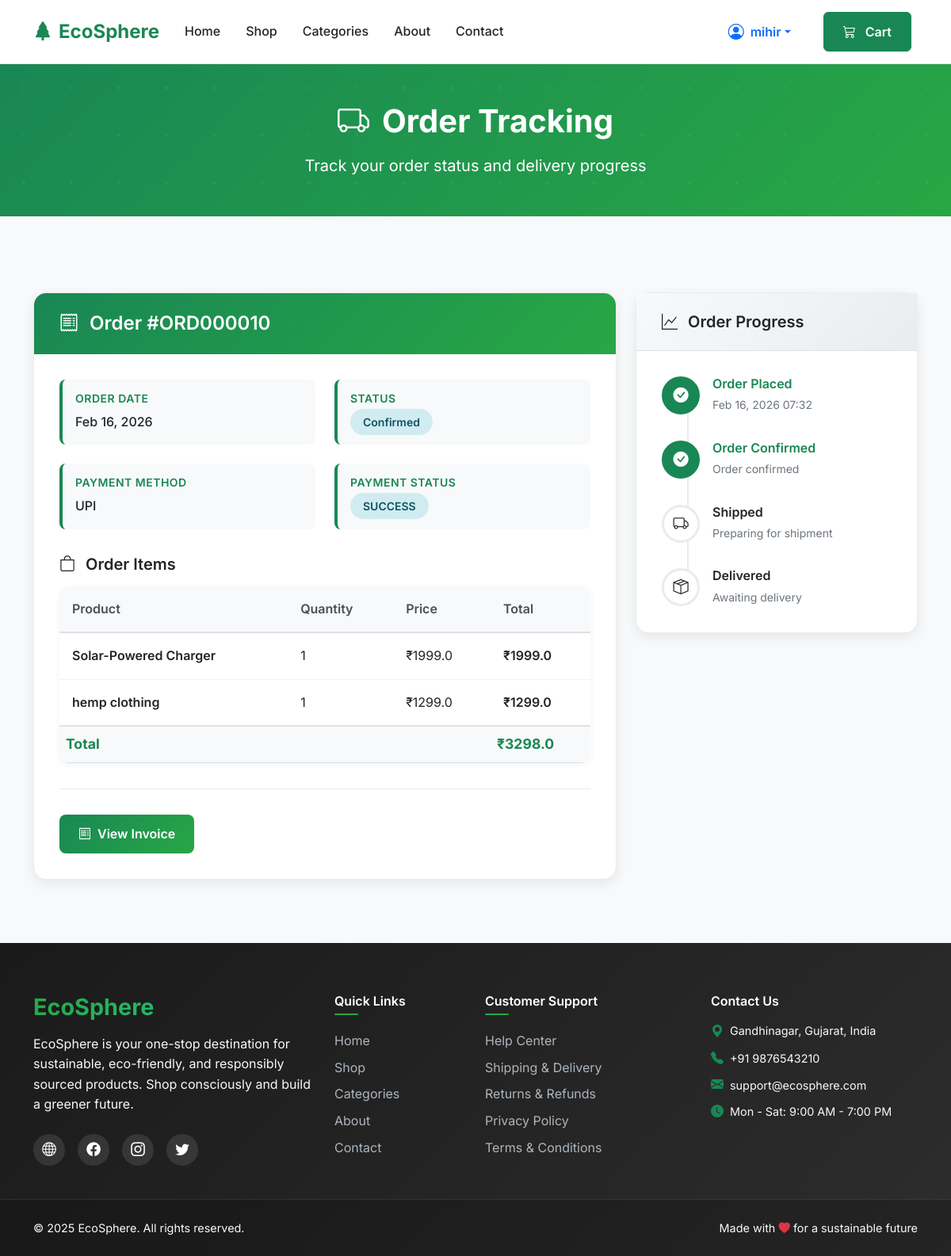
Page /order-tracking/ORD000010/ (signed in) on the committed database.
### store/models.py (models this page shows, shortened)
class Order(models.Model):
    STATUS_CHOICES = [
        ('pending', 'Pending'),
        ('confirmed', 'Confirmed'),
        ('shipped', 'Shipped'),
        ('delivered', 'Delivered'),
    ]
    PAYMENT_CHOICES = [
        ('cod', 'Cash on Delivery'),
        ('upi', 'UPI'),
        ('card', 'Card'),
    ]
    user = models.ForeignKey(User, on_delete=models.CASCADE)
    order_id = models.CharField(max_length=20, unique=True, blank=True)
    first_name = models.CharField(max_length=100)
    last_name = models.CharField(max_length=100)
    email = models.EmailField()
    phone = models.CharField(max_length=15)
    address = models.TextField()
    city = models.CharField(max_length=100)
    state = models.CharField(max_length=100)
    pincode = models.CharField(max_length=10)
    payment_method = models.CharField(max_length=10, choices=PAYMENT_CHOICES, default='cod')
    payment_status = models.CharField(max_length=20, default='pending')
    status = models.CharField(max_length=20, choices=STATUS_CHOICES, default='pending')
    total = models.FloatField()
    created_at = models.DateTimeField(auto_now_add=True)
    updated_at = models.DateTimeField(auto_now=True)

class OrderItem(models.Model):
    order = models.ForeignKey(Order, on_delete=models.CASCADE, related_name='items')
    product = models.ForeignKey(Product, on_delete=models.CASCADE)
    quantity = models.PositiveIntegerField()
    price = models.FloatField()  # Price at the time of order
    def subtotal(self):
        return self.price * self.quantity

class Product(models.Model):
    name = models.CharField(max_length=200)
    price = models.FloatField()
    category = models.ForeignKey(Category, on_delete=models.CASCADE)
    is_available = models.BooleanField(default=True)
    image_name = models.CharField(max_length=200, blank=True, null=True)
    image = models.ImageField(upload_to='products/')
    is_featured = models.BooleanField(default=False)

### store/views.py (the view)
# urls.py: path('order-tracking/<str:order_id>/', views.order_tracking, name='order_tracking'),
@login_required
def order_tracking(request, order_id):
    try:
        order = Order.objects.get(order_id=order_id, user=request.user)
        order_items = OrderItem.objects.filter(order=order)
        return render(request, "store/order_tracking.html", {
            "order": order,
            "order_items": order_items,
        })
    except Order.DoesNotExist:
        messages.error(request, "Order not found.")
        return redirect("home")

### store/templates/store/order_tracking.html (shortened to what this page needs)
{% extends "store/base.html" %}
{% load static %}
{% block content %}
<section class="tracking-header">
    <div class="container">
        <div class="row justify-content-center">
            <div class="col-lg-8 text-center">
                <h1><i class="bi bi-truck me-3"></i>Order Tracking</h1>
                <p class="mb-0 fs-5">Track your order status and delivery progress</p>
            </div>
        </div>
    </div>
</section>
<section class="py-5">
    <div class="container">
        <div class="row g-4">
            <div class="col-lg-8">
                <div class="order-details-card">
                    <div class="card-header">
                        <h4 class="mb-0">
                            <i class="bi bi-receipt me-2"></i>
                            Order #{{ order.order_id }}
                        </h4>
                    </div>
                    <div class="card-body">
                        <div class="order-info-grid">
                            <div class="info-item">
                                <h6>Order Date</h6>
                                <p>{{ order.created_at|date:"M d, Y" }}</p>
                            </div>
                            <div class="info-item">
                                <h6>Status</h6>
                                <p>
                                    <span class="status-badge status-{{ order.status }}">
                                        {{ order.get_status_display }}
                                    </span>
                                </p>
                            </div>
                            <div class="info-item">
                                <h6>Payment Method</h6>
                                <p>{{ order.get_payment_method_display }}</p>
                            </div>
                            <div class="info-item">
                                <h6>Payment Status</h6>
                                <p>
                                    <span class="status-badge {% if order.payment_status == 'SUCCESS' %}status-delivered{% else %}status-pending{% endif %}">
                                        {{ order.payment_status }}
                                    </span>
                                </p>
                            </div>
                        </div>
                        <h5 class="mb-3">
                            <i class="bi bi-bag me-2"></i>
                            Order Items
                        </h5>
                        <div class="order-items-table">
                            <table class="table">
                                <thead>
                                    <tr>
                                        <th>Product</th>
                                        <th>Quantity</th>
                                        <th>Price</th>
                                        <th>Total</th>
                                    </tr>
                                </thead>
                                <tbody>
                                    {% for item in order_items %}
                                    <tr>
                                        <td>
                                            <div class="fw-semibold">{{ item.product.name }}</div>
                                        </td>
                                        <td>{{ item.quantity }}</td>
                                        <td>₹{{ item.price }}</td>
                                        <td class="fw-semibold">₹{{ item.subtotal }}</td>
                                    </tr>
                                    {% endfor %}
                                </tbody>
                                <tfoot>
                                    <tr>
                                        <th colspan="3">Total</th>
                                        <th>₹{{ order.total }}</th>
                                    </tr>
                                </tfoot>
                            </table>
                        </div>
                        <div class="action-buttons">
                            <a href="{% url 'invoice' order.order_id %}" class="btn-invoice">
                                <i class="bi bi-receipt"></i>
                                View Invoice
                            </a>
                        </div>
                    </div>
                </div>
            </div>
            <div class="col-lg-4">
                <div class="progress-card">
                    <div class="card-header">
                        <h5 class="mb-0">
                            <i class="bi bi-graph-up me-2"></i>
                            Order Progress
                        </h5>
                    </div>
                    <div class="card-body">
                        <div class="progress-steps">
                            <div class="step {% if order.status in 'pending,confirmed,shipped,delivered' %}completed{% endif %}">
                                <div class="step-icon">
                                    <i class="bi bi-check-circle-fill"></i>
                                </div>
                                <div class="step-content">
                                    <h6>Order Placed</h6>
                                    <small>{{ order.created_at|date:"M d, Y H:i" }}</small>
                                </div>
                            </div>
                            <div class="step {% if order.status in 'confirmed,shipped,delivered' %}completed{% endif %}">
                                <div class="step-icon">
                                    <i class="bi bi-check-circle-fill"></i>
                                </div>
                                <div class="step-content">
                                    <h6>Order Confirmed</h6>
                                    <small>{% if order.status in 'confirmed,shipped,delivered' %}Order confirmed{% else %}Pending confirmation{% endif %}</small>
                                </div>
                            </div>
                            <div class="step {% if order.status in 'shipped,delivered' %}completed{% endif %}">
                                <div class="step-icon">
                                    <i class="bi bi-truck"></i>
                                </div>
                                <div class="step-content">
                                    <h6>Shipped</h6>
                                    <small>{% if order.status in 'shipped,delivered' %}Out for delivery{% else %}Preparing for shipment{% endif %}</small>
                                </div>
                            </div>
                            <div class="step {% if order.status == 'delivered' %}completed{% endif %}">
                                <div class="step-icon">
                                    <i class="bi bi-box-seam"></i>
                                </div>
                                <div class="step-content">
                                    <h6>Delivered</h6>
                                    <small>{% if order.status == 'delivered' %}Package delivered{% else %}Awaiting delivery{% endif %}</small>
                                </div>
                            </div>
                        </div>
                    </div>
                </div>
            </div>
        </div>
    </div>
</section>
{% endblock %}

### store/templates/store/navbar.html (shortened to what this page needs)
{% load static %}
<nav class="navbar navbar-expand-lg navbar-light sticky-top">
    <div class="container">
        <a href="{% url 'home' %}" class="navbar-brand d-flex align-items-center">
            <i class="bi bi-tree-fill text-success me-2 fs-4"></i>
            <span class="fw-bold">EcoSphere</span>
        </a>
        <div class="collapse navbar-collapse" id="navbarNav">
            <ul class="navbar-nav me-auto mb-2 mb-lg-0">
                <li class="nav-item">
                    <a href="{% url 'home' %}" class="nav-link px-3">Home</a>
                </li>
                <li class="nav-item">
                    <a href="{% url 'shop' %}" class="nav-link px-3">Shop</a>
                </li>
                <li class="nav-item">
                    <a href="{% url 'categories' %}" class="nav-link px-3">Categories</a>
                </li>
                <li class="nav-item">
                    <a href="{% url 'about' %}" class="nav-link px-3">About</a>
                </li>
                <li class="nav-item">
                    <a href="{% url 'contact' %}" class="nav-link px-3">Contact</a>
                </li>
            </ul>
            <div class="d-flex align-items-center">
                {% if user.is_authenticated %}
                    <div class="dropdown me-3">
                        <button class="btn btn-link text-decoration-none dropdown-toggle d-flex align-items-center" type="button" id="userDropdown" data-bs-toggle="dropdown" aria-expanded="false">
                            <i class="bi bi-person-circle fs-5 me-2"></i>
                            <span class="d-none d-md-inline">{{ user.username }}</span>
                        </button>
                    </div>
                    <a href="{% url 'cart' %}" class="btn btn-success position-relative me-2">
                        <i class="bi bi-cart3"></i>
                        <span class="d-none d-md-inline ms-2">Cart</span>
                    </a>
                {% endif %}
            </div>
        </div>
    </div>
</nav>

### store/static/css/style.css (style rules this page uses)
:root { --primary-green: #198754; --primary-green-light: #20c997; --primary-green-dark: #146c43; --secondary-green: #28a745; --accent-green: #2ecc71; --light-green: #d4edda; --dark-green: #0f5132; --text-primary: #212529; --text-secondary: #6c757d; --text-light: #f8f9fa; --bg-light: #f8f9fa; --bg-white: #ffffff; --bg-dark: #343a40; --border-color: #dee2e6; --shadow-sm: 0 0.125rem 0.25rem rgba(0, 0, 0, 0.075); --shadow: 0 0.5rem 1rem rgba(0, 0, 0, 0.15); --shadow-lg: 0 1rem 3rem rgba(0, 0, 0, 0.175); --border-radius: 0.375rem; --border-radius-lg: 0.5rem; --border-radius-xl: 1rem; --transition: all 0.3s ease; }
* { box-sizing: border-box; }
body { font-family: 'Inter', -apple-system, BlinkMacSystemFont, 'Segoe UI', Roboto, sans-serif; line-height: 1.6; color: var(--text-primary); background-color: var(--bg-light); }
h1, h2, h3, h4, h5, h6 { font-weight: 600; line-height: 1.2; margin-bottom: 1rem; }
h1 { font-size: 2.5rem; }
h4 { font-size: 1.5rem; }
h5 { font-size: 1.25rem; }
.text-success { color: var(--primary-green) !important; }
.navbar { background: rgba(255, 255, 255, 0.95) !important; backdrop-filter: blur(10px); -webkit-backdrop-filter: blur(10px); border-bottom: 1px solid var(--border-color); padding: 0.75rem 0; transition: var(--transition); }
.navbar-brand { font-size: 1.5rem; font-weight: 700; color: var(--primary-green) !important; transition: var(--transition); }
.nav-link { font-weight: 500; color: var(--text-primary) !important; transition: var(--transition); position: relative; }
.nav-link::after { content: ''; position: absolute; width: 0; height: 2px; bottom: -5px; left: 50%; background-color: var(--primary-green); transition: var(--transition); transform: translateX(-50%); }
.btn-success { background-color: var(--primary-green); border-color: var(--primary-green); font-weight: 600; padding: 0.5rem 1.5rem; border-radius: var(--border-radius); transition: var(--transition); }
.card-body { padding: 2rem; }
.btn { font-weight: 600; border-radius: var(--border-radius); padding: 0.75rem 1.5rem; transition: var(--transition); }

### rows in the picture
Order: order_id "ORD000010", created_at "Feb 16, 2026", status "Confirmed", payment_method "UPI", payment_status "SUCCESS", total "3298.0", created_at "Feb 16, 2026 07:32"
OrderItem: product.name "Solar-Powered Charger", quantity "1", price "1999.0", subtotal "1999.0"
OrderItem: product.name "hemp clothing", quantity "1", price "1299.0", subtotal "1299.0"

### other values in the picture
{{ user.username }} "mihir"
